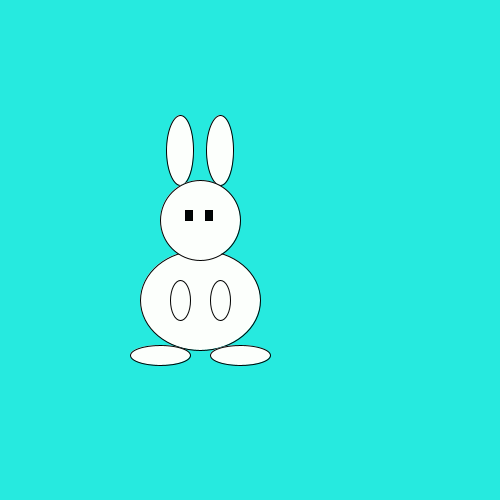
Frame 1 (no input)
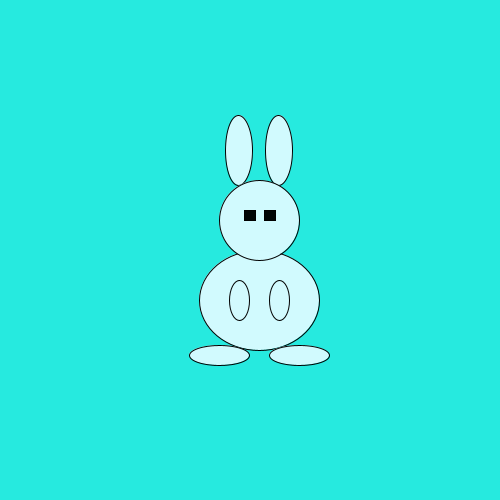
Frame 60 (the mouse pressed at the canvas centre just before this capture)
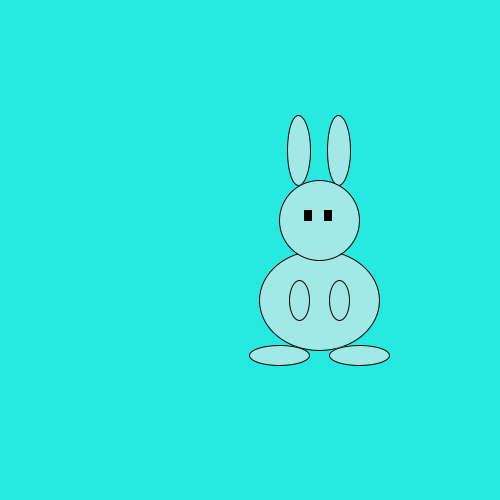
Frame 120 (the mouse held since frame 60 and released just before this capture)

The Processing sketch that drew these frames (run headless with seeded random() and noise(); from frame 60 on, the mouse is pressed at the canvas centre):

// Processing sketch: processing_169424
// ── processing_169424.pde

int a=160;
int b=180;
int c=185;
int d=200;
int e=205;
int f=220;
int g=240;
int bb=#FCFFFC;
int bs=#FAF2E6;
float m;
void setup()
{
size(500,500);
}
void draw()
{
 frameRate(15);
background(#26EADF);
fill(bb);
bb=bb+bs;
m= random(20,30);
ellipse(b,150,m,70);
ellipse(f,150,m,70);
ellipse(d,300,120,100);
ellipse(d,220,80,80);
d=d+1;
ellipse(a,355,60,20);
a=a+1;
ellipse(g,355,60,20);
g=g+1;
ellipse(b,300,20,40);
b=b+1;
ellipse(f,300,20,40);
f=f+1;
fill(#000505);
float n;
n=random(5,15);
rect(c,210,n,10);
c=c+1;
rect(e,210,n,10);
e=e+1;
}
